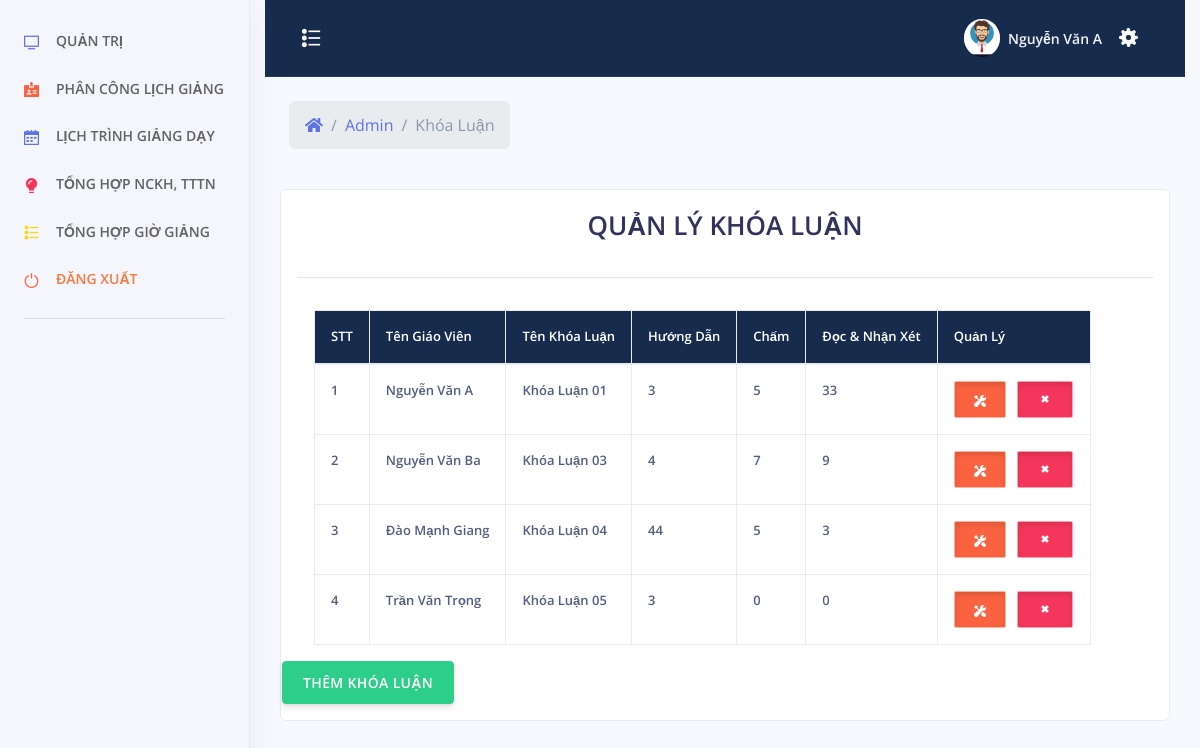
Page /admin/index.php?menu=khoaluan (signed in) on the committed database.
### tables this page shows
CREATE TABLE `khoa_luan` (
  `id` int(11) NOT NULL,
  `id_giaovien` int(11) NOT NULL,
  `ten` varchar(500) NOT NULL,
  `huong_dan` float NOT NULL,
  `cham` float NOT NULL,
  `doc` float NOT NULL
);

CREATE TABLE `tai_khoan` (
  `id_tai_khoan` int(11) NOT NULL,
  `ten_tai_khoan` varchar(30) NOT NULL,
  `mat_khau` varchar(100) NOT NULL,
  `nhom_tai_khoan` tinyint(2) NOT NULL,
  `ten_sinh_vien` varchar(100) NOT NULL,
  `sdt` varchar(20) NOT NULL,
  `ngay_sinh` varchar(50) NOT NULL,
  `ngay_tao` datetime NOT NULL
);

### admin/khoa-luan.php (the view, shortened to what this page needs)
<?php
	include_once('../config/config.php');
	include_once('../header.php');
 ?>
<?php
		if($_SESSION["taikhoan"] == NULL){ ?>
			<script>
				window.location.href="../tai-khoan/dang-nhap.php";
			</script>
		<?php }else {?>
			<div class="row align-items-center py-4">
            <div class="col-lg-6 col-7">
              <nav aria-label="breadcrumb" class="d-none d-md-inline-block ml-md-4">
                <ol class="breadcrumb breadcrumb-links breadcrumb-dark">
                  <li class="breadcrumb-item"><a href="#"><i class="fas fa-home"></i></a></li>
                  <li class="breadcrumb-item"><a href="index.php">Admin</a></li>
                  <li class="breadcrumb-item active" aria-current="page">Khóa Luận</li>
                </ol>
              </nav>
            </div>
          </div>
    <div style="color:#FFF" class="col-xs-12 col-sm-12 col-md-12 col-lg-12 adminhihi">
		<div class="list-group-item">
		<?php
			$sql = "SELECT * FROM `khoa_luan`";
			$qr = mysqli_query($conn, $sql);
		 ?>
			<div class="caption">
			<h1 style="text-align: center">QUẢN LÝ KHÓA LUẬN</h1>
			</div>
			<hr>
			<div class="row">
				<table class="table table-bordered table-responsive">
					<tr class="chimuc">
						<th>STT</th>
						<th>Tên Giáo Viên</th>
						<th>Tên Khóa Luận</th>
						<th>Hướng Dẫn</th>
						<th>Chấm</th>
						<th>Đọc & Nhận Xét</th>
						<th>Quản Lý</th>
					</tr>
					<tbody>
						<?php $stt =1; ?>
					<?php while($row = mysqli_fetch_assoc($qr)){ ?>
						<tr>
							<td><?php echo $stt; $stt += 1; ?></td>
							<td><?php
								$idgv = $row["id_giaovien"];
								$sqlgv = "SELECT `ten_sinh_vien` FROM `tai_khoan` WHERE `id_tai_khoan` = '$idgv'";
								$qrgv = mysqli_query($conn, $sqlgv);
								$rowgv = mysqli_fetch_assoc($qrgv);
								echo $rowgv["ten_sinh_vien"];
							?>
							</td>
							<td><?php echo $row["ten"]?></td>
							<td><?php echo $row["huong_dan"]?></td>
							<td><?php echo $row["cham"]?></td>
							<td><?php echo $row["doc"]?></td>
							<td align="center">
                                <button type="button" id="sua" class="btn btn-warning btn-xs button-sua" title="Sửa"
                                tens="<?php echo $row["ten"]?>"
                                idgvs="<?php echo $row["id_giaovien"]?>"
                                idsua="<?php echo $row["id"]?>" ><span class="glyphicon glyphicon-edit"></span>
								<span class="btn-inner--icon"><i class="ni ni-settings"></i></span>
							</button>
  								<button type="button" id="xoa" xoa="<?php echo $row["id"]?>" class="btn btn-danger btn-xs button-sua" title="Xóa"><span class="glyphicon glyphicon-trash"></span>
								  <span class="btn-inner--icon"><i class="ni ni-fat-remove"></i></span>
							</button>
							</td>
						</tr>
						<?php } ?>
					</tbody>
				</table>
<br>
<center>
	<button type="button" class="btn btn-success"  data-toggle="modal" data-target="#themadmin">THÊM KHÓA LUẬN</button>
</center>
			</div>
		</div>
    </div>
	<?php } ?>
</div>
 <?php
	include_once('../footer.php');
 ?>

### assets/css/style.css (style rules this page uses)
i.ni.ni-fat-remove { font-size: 16px; }
span.btn-inner--icon { font-size: 12px; }
button.button-sua { width: auto; height: auto; text-align: center; padding: 7px 19px; border-radius: 2px; box-shadow: inset 0 3px 5px rgba(0, 0, 0, .125); border: 1px solid #ffffff85; }
table.table.table-bordered { border: none; }
table.table.table-bordered.table-responsive { margin-left: 32px; }
tr.chimuc { background-color: #172b4d; }
tr.chimuc th { color: white; }
.table td, .table th { font-size: .8125rem; white-space: nowrap; font-weight: 600!important; }

### rows in the picture
khoa_luan: tai_khoan.ten_sinh_vien "Nguyễn Văn A", ten "Khóa Luận 01", huong_dan "3", cham "5", doc "33"
khoa_luan: tai_khoan.ten_sinh_vien "Nguyễn Văn Ba", ten "Khóa Luận 03", huong_dan "4", cham "7", doc "9"
khoa_luan: tai_khoan.ten_sinh_vien "Đào Mạnh Giang", ten "Khóa Luận 04", huong_dan "44", cham "5", doc "3"
khoa_luan: tai_khoan.ten_sinh_vien "Trần Văn Trọng", ten "Khóa Luận 05", huong_dan "3", cham "0", doc "0"

### other values in the picture
$_SESSION["tensv"] "Nguyễn Văn A"
